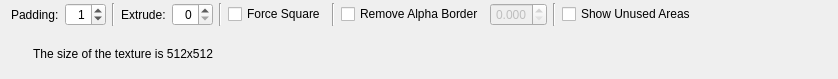
<?xml version="1.0" encoding="UTF-8"?>
<ui version="4.0">
 <class>OptionsWidgetClass</class>
 <widget class="QWidget" name="OptionsWidgetClass">
  <property name="geometry">
   <rect>
    <x>0</x>
    <y>0</y>
    <width>838</width>
    <height>79</height>
   </rect>
  </property>
  <property name="windowTitle">
   <string>OptionsWidget</string>
  </property>
  <layout class="QHBoxLayout" name="horizontalLayout_4">
   <property name="topMargin">
    <number>3</number>
   </property>
   <property name="bottomMargin">
    <number>3</number>
   </property>
   <item>
    <layout class="QVBoxLayout" name="verticalLayout">
     <item>
      <layout class="QHBoxLayout" name="horizontalLayout_3">
       <item>
        <layout class="QHBoxLayout" name="horizontalLayout">
         <item>
          <widget class="QLabel" name="label">
           <property name="text">
            <string>Padding:</string>
           </property>
          </widget>
         </item>
         <item>
          <widget class="QSpinBox" name="padding">
           <property name="alignment">
            <set>Qt::AlignRight|Qt::AlignTrailing|Qt::AlignVCenter</set>
           </property>
           <property name="value">
            <number>1</number>
           </property>
          </widget>
         </item>
        </layout>
       </item>
       <item>
        <widget class="Line" name="line_4">
         <property name="orientation">
          <enum>Qt::Vertical</enum>
         </property>
        </widget>
       </item>
       <item>
		<layout class="QHBoxLayout" name="horizontalLayout_6">
         <item>
		  <widget class="QLabel" name="label_1">
           <property name="text">
            <string>Extrude:</string>
           </property>
          </widget>
         </item>
         <item>
		  <widget class="QSpinBox" name="extrude">
           <property name="alignment">
            <set>Qt::AlignRight|Qt::AlignTrailing|Qt::AlignVCenter</set>
           </property>
           <property name="value">
			<number>0</number>
           </property>
          </widget>
         </item>
        </layout>
       </item>
       <item>
        <widget class="Line" name="line_2">
         <property name="orientation">
          <enum>Qt::Vertical</enum>
         </property>
        </widget>
       </item>
       <item>
        <widget class="QCheckBox" name="forceSquare">
         <property name="text">
          <string>Force Square</string>
         </property>
        </widget>
       </item>
       <item>
        <widget class="Line" name="line">
         <property name="orientation">
          <enum>Qt::Vertical</enum>
         </property>
        </widget>
       </item>
       <item>
        <layout class="QHBoxLayout" name="horizontalLayout_2">
         <item>
          <widget class="QCheckBox" name="removeAlphaBorder">
           <property name="text">
            <string>Remove Alpha Border</string>
           </property>
          </widget>
         </item>
         <item>
          <widget class="QDoubleSpinBox" name="alphaThreshold">
           <property name="enabled">
            <bool>false</bool>
           </property>
           <property name="minimumSize">
            <size>
             <width>0</width>
             <height>0</height>
            </size>
           </property>
           <property name="alignment">
            <set>Qt::AlignRight|Qt::AlignTrailing|Qt::AlignVCenter</set>
           </property>
           <property name="prefix">
            <string/>
           </property>
           <property name="suffix">
            <string/>
           </property>
           <property name="decimals">
            <number>3</number>
           </property>
           <property name="maximum">
            <double>1.000000000000000</double>
           </property>
           <property name="singleStep">
            <double>0.100000000000000</double>
           </property>
           <property name="value">
            <double>0.000000000000000</double>
           </property>
          </widget>
         </item>
        </layout>
       </item>
       <item>
        <widget class="Line" name="line_3">
         <property name="orientation">
          <enum>Qt::Vertical</enum>
         </property>
        </widget>
       </item>
       <item>
        <widget class="QCheckBox" name="showUnusedAreas">
         <property name="text">
          <string>Show Unused Areas</string>
         </property>
        </widget>
       </item>
       <item>
        <spacer name="horizontalSpacer_2">
         <property name="orientation">
          <enum>Qt::Horizontal</enum>
         </property>
         <property name="sizeHint" stdset="0">
          <size>
           <width>0</width>
           <height>20</height>
          </size>
         </property>
        </spacer>
       </item>
      </layout>
     </item>
     <item>
      <layout class="QHBoxLayout" name="horizontalLayout_5">
       <item>
        <widget class="QLabel" name="dot">
         <property name="minimumSize">
          <size>
           <width>16</width>
           <height>16</height>
          </size>
         </property>
         <property name="text">
          <string/>
         </property>
        </widget>
       </item>
       <item>
        <widget class="QLabel" name="text">
         <property name="text">
          <string>The size of the texture is 512x512</string>
         </property>
        </widget>
       </item>
       <item>
        <spacer name="horizontalSpacer_3">
         <property name="orientation">
          <enum>Qt::Horizontal</enum>
         </property>
         <property name="sizeHint" stdset="0">
          <size>
           <width>0</width>
           <height>20</height>
          </size>
         </property>
        </spacer>
       </item>
      </layout>
     </item>
    </layout>
   </item>
   <item>
    <spacer name="horizontalSpacer">
     <property name="orientation">
      <enum>Qt::Horizontal</enum>
     </property>
     <property name="sizeHint" stdset="0">
      <size>
       <width>40</width>
       <height>20</height>
      </size>
     </property>
    </spacer>
   </item>
  </layout>
 </widget>
 <layoutdefault spacing="6" margin="11"/>
 <resources/>
 <connections/>
</ui>
